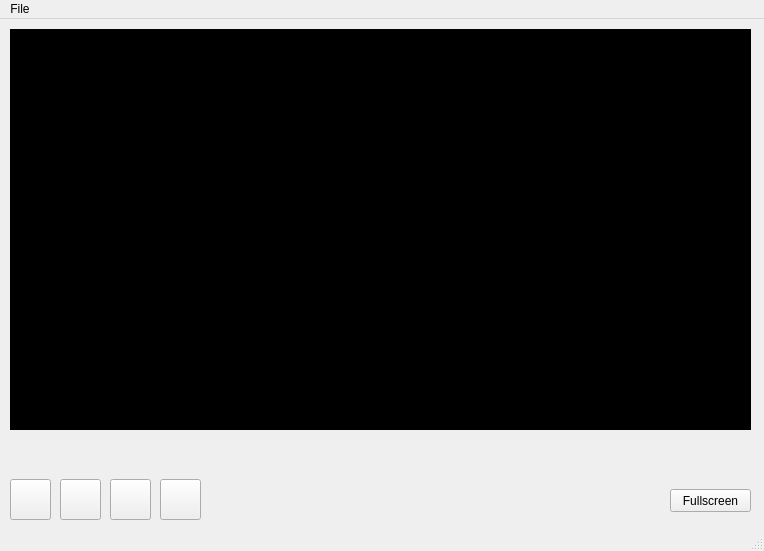
<?xml version="1.0" encoding="UTF-8"?>
<ui version="4.0">
 <class>PlayerWindow</class>
 <widget class="QMainWindow" name="PlayerWindow">
  <property name="geometry">
   <rect>
    <x>0</x>
    <y>0</y>
    <width>764</width>
    <height>551</height>
   </rect>
  </property>
  <property name="windowTitle">
   <string>PlayerWindow</string>
  </property>
  <property name="autoFillBackground">
   <bool>true</bool>
  </property>
  <widget class="QWidget" name="centralWidget">
   <widget class="QToolButton" name="playButton">
    <property name="geometry">
     <rect>
      <x>10</x>
      <y>460</y>
      <width>41</width>
      <height>41</height>
     </rect>
    </property>
    <property name="text">
     <string/>
    </property>
    <property name="icon">
     <iconset resource="../../data/application.qrc">
      <normaloff>:/images/playButton.png</normaloff>:/images/playButton.png</iconset>
    </property>
    <property name="iconSize">
     <size>
      <width>41</width>
      <height>41</height>
     </size>
    </property>
   </widget>
   <widget class="QPushButton" name="fullScreenButton">
    <property name="geometry">
     <rect>
      <x>670</x>
      <y>470</y>
      <width>81</width>
      <height>23</height>
     </rect>
    </property>
    <property name="text">
     <string>Fullscreen</string>
    </property>
    <property name="iconSize">
     <size>
      <width>14</width>
      <height>16</height>
     </size>
    </property>
    <property name="checkable">
     <bool>true</bool>
    </property>
    <property name="checked">
     <bool>false</bool>
    </property>
   </widget>
   <widget class="QToolButton" name="rewindButton">
    <property name="geometry">
     <rect>
      <x>60</x>
      <y>460</y>
      <width>41</width>
      <height>41</height>
     </rect>
    </property>
    <property name="text">
     <string/>
    </property>
    <property name="icon">
     <iconset resource="../../data/application.qrc">
      <normaloff>:/images/rewindButton.png</normaloff>:/images/rewindButton.png</iconset>
    </property>
    <property name="iconSize">
     <size>
      <width>41</width>
      <height>41</height>
     </size>
    </property>
   </widget>
   <widget class="QToolButton" name="stopButton">
    <property name="geometry">
     <rect>
      <x>110</x>
      <y>460</y>
      <width>41</width>
      <height>41</height>
     </rect>
    </property>
    <property name="text">
     <string/>
    </property>
    <property name="icon">
     <iconset resource="../../data/application.qrc">
      <normaloff>:/images/stopButton.png</normaloff>:/images/stopButton.png</iconset>
    </property>
    <property name="iconSize">
     <size>
      <width>41</width>
      <height>41</height>
     </size>
    </property>
   </widget>
   <widget class="QToolButton" name="fastForwardButton">
    <property name="geometry">
     <rect>
      <x>160</x>
      <y>460</y>
      <width>41</width>
      <height>41</height>
     </rect>
    </property>
    <property name="text">
     <string/>
    </property>
    <property name="icon">
     <iconset resource="../../data/application.qrc">
      <normaloff>:/images/fastForwardButton.png</normaloff>:/images/fastForwardButton.png</iconset>
    </property>
    <property name="iconSize">
     <size>
      <width>41</width>
      <height>41</height>
     </size>
    </property>
   </widget>
   <widget class="QWidget" name="layoutWidget">
    <property name="geometry">
     <rect>
      <x>10</x>
      <y>430</y>
      <width>741</width>
      <height>21</height>
     </rect>
    </property>
    <layout class="QHBoxLayout" name="horizontalLayout">
     <item>
      <widget class="QLabel" name="label">
       <property name="text">
        <string>00:00:00</string>
       </property>
      </widget>
     </item>
     <item>
      <widget class="QSlider" name="horizontalSlider">
       <property name="orientation">
        <enum>Qt::Horizontal</enum>
       </property>
      </widget>
     </item>
     <item>
      <widget class="QLabel" name="label_3">
       <property name="text">
        <string>00:00:00</string>
       </property>
      </widget>
     </item>
    </layout>
   </widget>
   <widget class="QWidget" name="widget" native="true">
    <property name="geometry">
     <rect>
      <x>10</x>
      <y>10</y>
      <width>741</width>
      <height>401</height>
     </rect>
    </property>
    <property name="palette">
     <palette>
      <active>
       <colorrole role="Base">
        <brush brushstyle="SolidPattern">
         <color alpha="255">
          <red>0</red>
          <green>0</green>
          <blue>0</blue>
         </color>
        </brush>
       </colorrole>
       <colorrole role="Window">
        <brush brushstyle="SolidPattern">
         <color alpha="255">
          <red>0</red>
          <green>0</green>
          <blue>0</blue>
         </color>
        </brush>
       </colorrole>
      </active>
      <inactive>
       <colorrole role="Base">
        <brush brushstyle="SolidPattern">
         <color alpha="255">
          <red>0</red>
          <green>0</green>
          <blue>0</blue>
         </color>
        </brush>
       </colorrole>
       <colorrole role="Window">
        <brush brushstyle="SolidPattern">
         <color alpha="255">
          <red>0</red>
          <green>0</green>
          <blue>0</blue>
         </color>
        </brush>
       </colorrole>
      </inactive>
      <disabled>
       <colorrole role="Base">
        <brush brushstyle="SolidPattern">
         <color alpha="255">
          <red>0</red>
          <green>0</green>
          <blue>0</blue>
         </color>
        </brush>
       </colorrole>
       <colorrole role="Window">
        <brush brushstyle="SolidPattern">
         <color alpha="255">
          <red>0</red>
          <green>0</green>
          <blue>0</blue>
         </color>
        </brush>
       </colorrole>
      </disabled>
     </palette>
    </property>
    <property name="autoFillBackground">
     <bool>true</bool>
    </property>
   </widget>
   <zorder>layoutWidget</zorder>
   <zorder>fullScreenButton</zorder>
   <zorder>playButton</zorder>
   <zorder>rewindButton</zorder>
   <zorder>stopButton</zorder>
   <zorder>fastForwardButton</zorder>
   <zorder>widget</zorder>
  </widget>
  <widget class="QMenuBar" name="menuBar">
   <property name="geometry">
    <rect>
     <x>0</x>
     <y>0</y>
     <width>764</width>
     <height>21</height>
    </rect>
   </property>
   <widget class="QMenu" name="menuFile">
    <property name="title">
     <string>File</string>
    </property>
    <addaction name="separator"/>
    <addaction name="actionOpen_File"/>
    <addaction name="separator"/>
    <addaction name="actionExit"/>
   </widget>
   <addaction name="menuFile"/>
  </widget>
  <widget class="QStatusBar" name="statusBar"/>
  <action name="actionOpen_File">
   <property name="text">
    <string>Open File</string>
   </property>
  </action>
  <action name="actionExit">
   <property name="text">
    <string>Exit</string>
   </property>
  </action>
 </widget>
 <layoutdefault spacing="6" margin="11"/>
 <resources>
  <include location="../../data/application.qrc"/>
 </resources>
 <connections/>
</ui>
